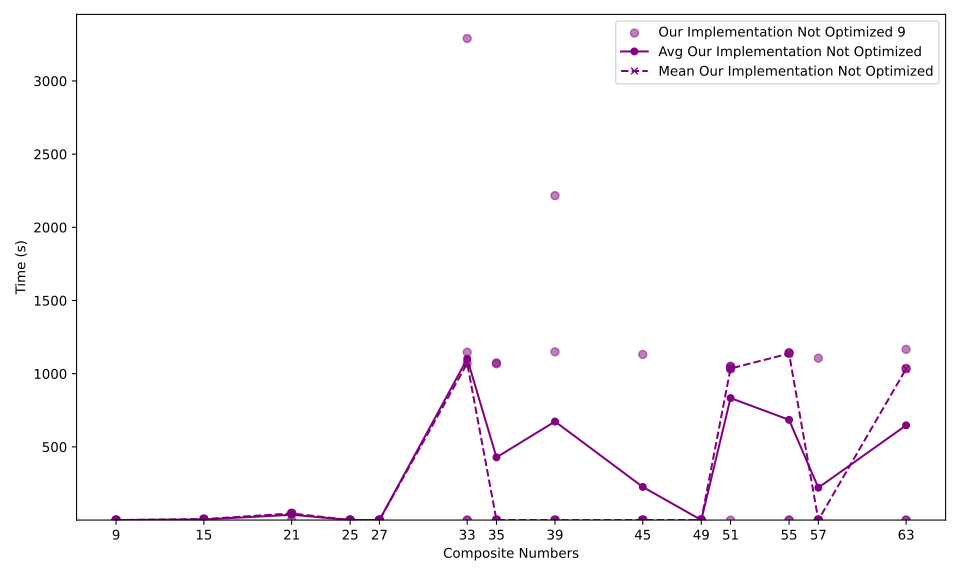

Python code for this plot:
import json
import matplotlib.pyplot as plt
import numpy as np
from numpy import nan
import os

# Load JSON data
def load_json(file_path):
    with open(file_path, 'r') as file:
        return json.load(file)

# Load all data files
avg_mean = load_json('../average_mean.json')
times = load_json('../times.json')

# Extract the composite numbers from all files
odd_composite_numbers = set(map(int, avg_mean['odd_composite_numbers'].keys()))
odd_composite_numbers_times = set(map(int, times['odd_composite_numbers'].keys()))

# Find the union of all composite numbers across all files
all_odd_composite_numbers = sorted(odd_composite_numbers | odd_composite_numbers_times)

# Prepare data for plotting (handle missing values as NaN)
avg = [avg_mean['odd_composite_numbers'].get(str(num), [nan, nan])[0] for num in all_odd_composite_numbers]
mean = [avg_mean['odd_composite_numbers'].get(str(num), [nan, nan])[1] for num in all_odd_composite_numbers]

# Prepare runtime data for the composite numbers (handle missing values as NaN)
times_values = [times['odd_composite_numbers'].get(str(num), []) for num in all_odd_composite_numbers]

# Create the plot
plt.figure(figsize=(10, 6))

# Plot individual runtimes as scatter points
for i, num in enumerate(all_odd_composite_numbers):
    # Scatter for normal mode
    if times_values[i]:
        plt.scatter([num] * len(times_values[i]), times_values[i], color='purple', alpha=0.5, label=f'Our Implementation Not Optimized {num}' if i == 0 else "")
  
# Plot average and mean trend lines with interpolation (skip missing values)
plt.plot(all_odd_composite_numbers, avg, color='purple', label='Avg Our Implementation Not Optimized', linestyle='-', marker='o', markersize=5)
plt.plot(all_odd_composite_numbers, mean, color='purple', linestyle='--', label='Mean Our Implementation Not Optimized', marker='x', markersize=5)

# Set dynamic y-axis limits
all_times = [time for sublist in times_values for time in sublist if time is not None]
y_min = min(all_times) * 0.95 if all_times else 0  # Add 5% padding for y-axis lower limit
y_max = max(all_times) * 1.05 if all_times else 1  # Add 5% padding for y-axis upper limit

# Set the limits for the plot
plt.ylim(y_min, y_max)

# Labels and title
plt.xlabel('Composite Numbers')
plt.ylabel('Time (s)')

# Add legend and display
plt.legend()

# Set the x-ticks to display every 5th number
tick_step = 1
x_ticks = all_odd_composite_numbers[::tick_step]  # Get every 5th number
plt.xticks(x_ticks)

plt.tight_layout()

# Get the script name
script_name = os.path.splitext(os.path.basename(__file__))[0]
output_file = f"{script_name}.svg"

# Save the plot
plt.savefig(output_file, format='svg')
